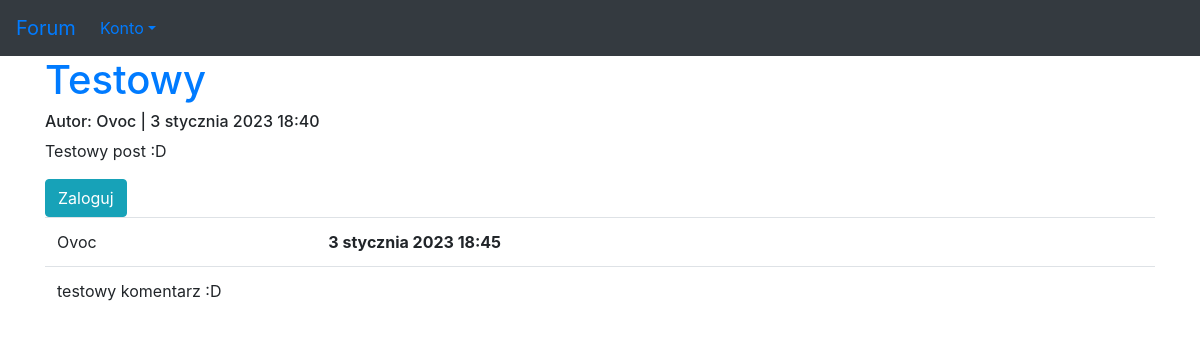
Page /1 on the earlier database version.
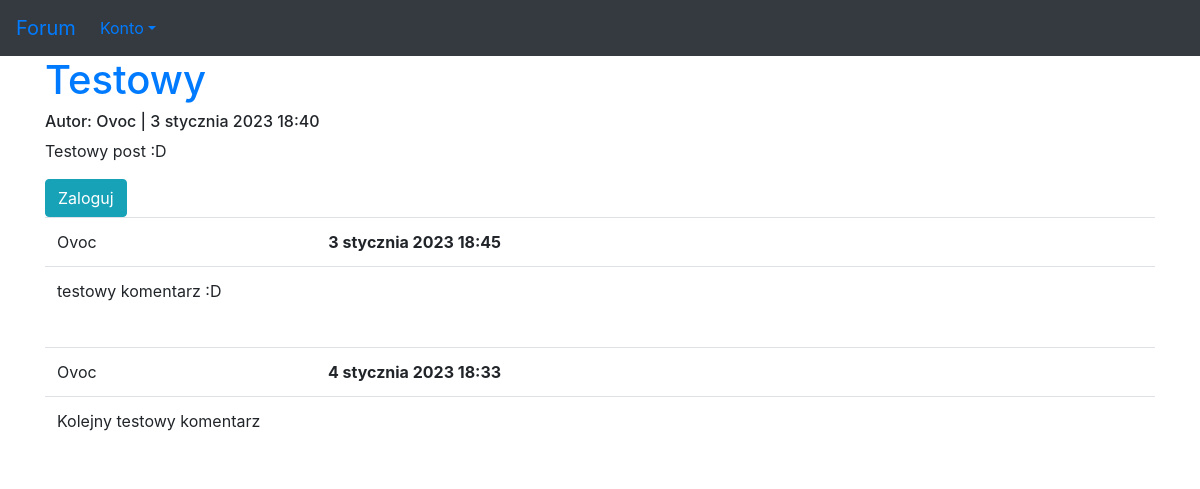
Same page on the later database version.
### forum/models.py (models this page shows, shortened)
class Answer(models.Model):
    post = models.ForeignKey(Post, on_delete=models.CASCADE, related_name='answers')
    author = models.ForeignKey(User, on_delete=models.CASCADE)
    text = models.TextField()
    published_date = models.DateTimeField(default=timezone.now)

### forum/views.py (the view)
# urls.py: path('<int:pk>', views.post_detail, name='post'),
def post_detail(request, pk):
    post = get_object_or_404(Post, pk=pk)
    return render(request, 'forum/post.html', {'post': post})

### forum/templates/forum/post.html (shortened to what this page needs)
{% extends 'szablon.html' %}
{% block naglowek %}
        <a href="{% url 'forum:post' pk=post.pk %}">{{ post.title }}</a>
        <h6>Autor: {{ post.author }} | {{ post.published_date }}</h6>
        <p>{{ post.description|linebreaksbr }}</p>
{% endblock naglowek %}
{% block tresc %}
        {% if user.is_authenticated %}
            <a class="btn btn-default" href="{% url 'forum:add_answer' pk=post.pk %}">Dodaj komentarz</a>
        {% else %}
            <a href="{% url 'users:loguj' %}" class="btn btn-info" role="button">Zaloguj</a>
        {% endif %}
        {% for answer in post.answers.all %}
            <table class="table">
            <tr class="info">
            <td>{{ answer.author }}</td>
            <td><strong>{{ answer.published_date }}</strong></td>
            </tr>
            <tr class="info">
            <td colspan="2">{{ answer.text|linebreaks }}</td>
            </tr></table>
            {% empty %}
            <p>Brak komentarzy :(</p>
        {% endfor %}
{% endblock tresc %}

Differences in the rows shown:
added Answer: author "Ovoc", published_date "4 stycznia 2023 18:33", text "Kolejny testowy komentarz"
